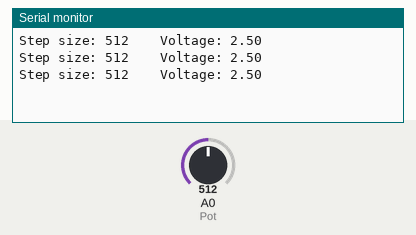
This sketch was run on a simulated Arduino Uno, built with avr-gcc and run on an emulated ATmega328P. Shown: the last lines printed to the serial monitor. Inputs (shaded band) come from the test bench; at power-on: A0 (Pot) = 512.

Above: at 1.3 s.
1.4 s: A0 (Pot) set to 716
At 1.9 s:
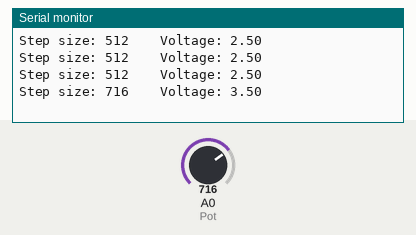
2.9 s: A0 (Pot) set to 900
At 3.4 s:
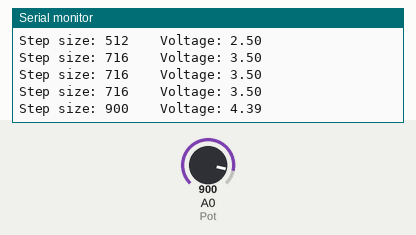
Timing chart, 0 to 5.9 s (numbered marks = the images above; inputs shaded):
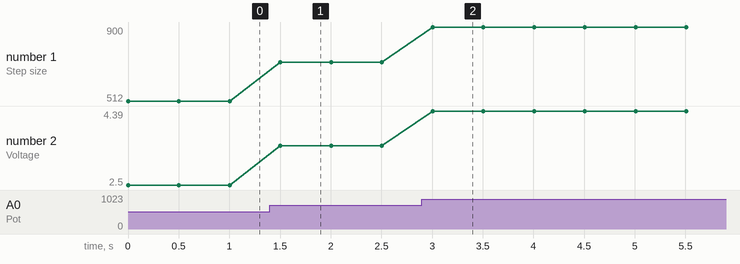

Measured:
- after the input at 1.4 s, the serial monitor: prints a new line after 0.10 s (image 1)
- after the input at 2.9 s, the serial monitor: prints a new line after 0.11 s (image 2)
- plotted number 1: 512 → 716 after the input at 1.4 s, 716 → 900 after the input at 2.9 s
- plotted number 2: 2.5 → 3.5 after the input at 1.4 s, 3.5 → 4.39 after the input at 2.9 s

The sketch:

tutorial-5-1.ino
```cpp
#define Pot A0 //Assign potentiometer to A0

void setup()
{
  Serial.begin(9600);
  pinMode(Pot,INPUT);
}

void loop()
{
  int val = analogRead(Pot);    //Read analog input
  float voltage = val * 0.0048828;

  Serial.print("Step size: ");
  Serial.print(val);
  Serial.print("    ");
  Serial.print("Voltage: ");
  Serial.println(voltage);
  delay(500);
}
```
